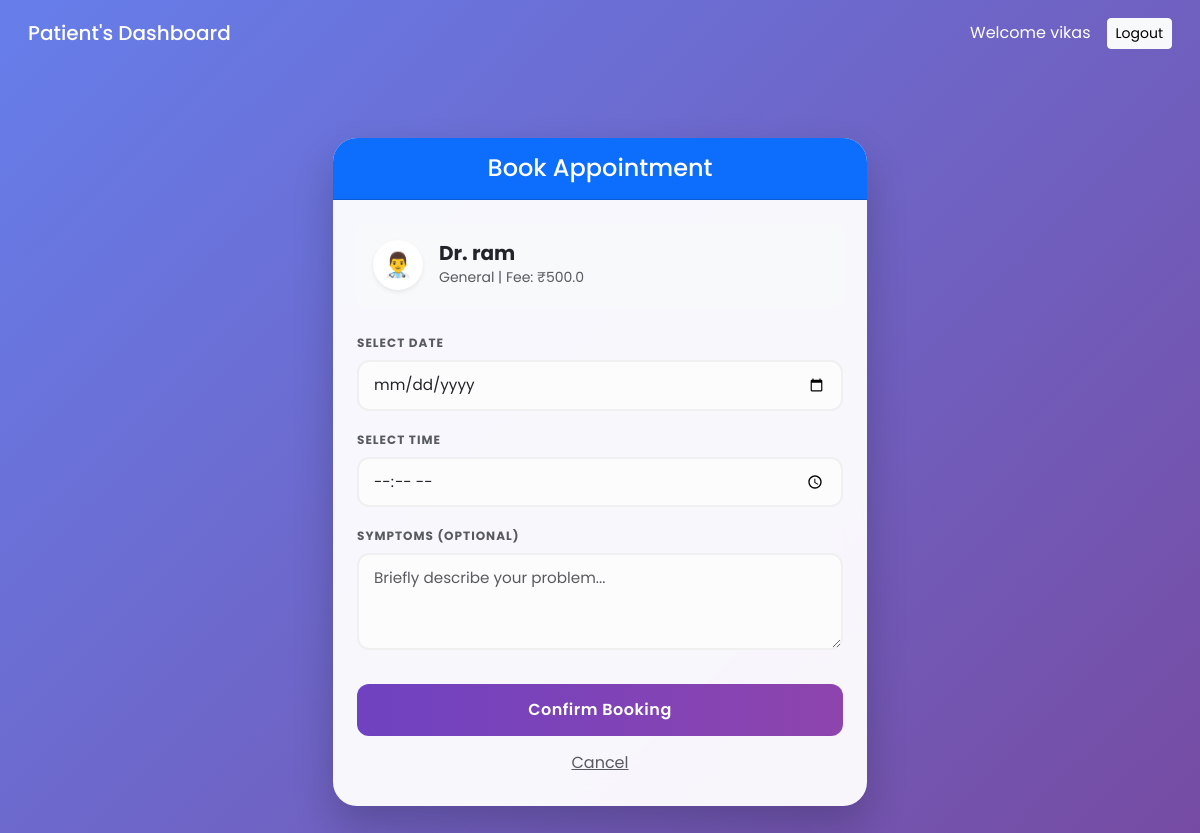
The page /book_page/2 (signed in) on the database its author committed.
### models.py (models this page shows, shortened)
class User(UserMixin, db.Model):
    id = db.Column(db.Integer, primary_key=True)
    username = db.Column(db.String(150), unique=True, nullable=False)
    password = db.Column(db.String(150), nullable=False)
    role = db.Column(db.String(50), nullable=False)  # 'admin', 'doctor', 'patient'
    name = db.Column(db.String(150), nullable=False)
    phone = db.Column(db.String(20))
    email = db.Column(db.String(150))
    is_active_user = db.Column(db.Boolean, default=True) # For Blacklisting
    doctor_profile = db.relationship('DoctorProfile', backref='user', uselist=False)

class DoctorProfile(db.Model):
    id = db.Column(db.Integer, primary_key=True)
    user_id = db.Column(db.Integer, db.ForeignKey('user.id'), nullable=False)
    department = db.Column(db.String(100), nullable=False) # e.g. Cardiology
    license_number = db.Column(db.String(50))
    fee = db.Column(db.Float, default=500.0)

### app.py (the view)
@app.route('/book_page/<int:doc_id>', methods=['GET'])
@login_required
def book_page(doc_id):
    doctor = User.query.get(doc_id)
    return render_template('book_appointment.html', doctor=doctor)

### app.py (called while the page is built)
@login_manager.user_loader
def load_user(user_id):
    return User.query.get(int(user_id))

### templates/book_appointment.html
{% extends "base.html" %}
{% block content %}
<div class="container py-5">
    <div class="row justify-content-center">
        <div class="col-md-6">
            <div class="card glass-card border-0">
                <div class="card-header bg-primary text-white text-center py-3">
                    <h4 class="mb-0">Book Appointment</h4>
                </div>
                <div class="card-body p-4">
                    <div class="d-flex align-items-center mb-4 p-3 bg-light rounded">
                        <div class="bg-white rounded-circle d-flex align-items-center justify-content-center shadow-sm me-3" style="width: 50px; height: 50px; font-size: 24px;">👨‍⚕️</div>
                        <div>
                            <h5 class="fw-bold mb-0">Dr. {{ doctor.name }}</h5>
                            <small class="text-muted">{{ doctor.doctor_profile.department }} | Fee: ₹{{ doctor.doctor_profile.fee }}</small>
                        </div>
                    </div>
                    <form action="{{ url_for('book_appointment', doc_id=doctor.id) }}" method="POST">
                        <div class="mb-3">
                            <label class="form-label fw-bold small text-muted">SELECT DATE</label>
                            <input type="date" name="date" class="form-control" required>
                        </div>
                        <div class="mb-3">
                            <label class="form-label fw-bold small text-muted">SELECT TIME</label>
                            <input type="time" name="time" class="form-control" required>
                        </div>
                        <div class="mb-3">
                            <label class="form-label fw-bold small text-muted">SYMPTOMS (OPTIONAL)</label>
                            <textarea name="symptoms" class="form-control" rows="3" placeholder="Briefly describe your problem..."></textarea>
                        </div>
                        <div class="d-grid mt-4">
                            <button type="submit" class="btn btn-gradient text-white">Confirm Booking</button>
                            <a href="{{ url_for('patient_dashboard') }}" class="btn btn-link text-muted mt-2">Cancel</a>
                        </div>
                    </form>
                </div>
            </div>
        </div>
    </div>
</div>
{% endblock %}

### templates/base.html (shortened to what this page needs)
<!DOCTYPE html>
<html lang="en">
<head>
    <link href="https://cdn.jsdelivr.net/npm/bootstrap@5.3.0/dist/css/bootstrap.min.css" rel="stylesheet">
    <link rel="stylesheet" href="{{ url_for('static', filename='style.css') }}">
</head>
<body class="bg-light">
{% if current_user.is_authenticated %}
    {% set navbar_class = 'bg-primary' %} {% if current_user.role == 'doctor' %} {% set navbar_class = 'bg-success' %} {% elif current_user.role == 'patient' %} {% set navbar_class = 'bg-purple' %} {% endif %}
    <nav class="navbar navbar-dark {{ navbar_class }} p-3 mb-4">
        <div class="container-fluid">
            <span class="navbar-brand mb-0 h1">
                {% if current_user.role == 'admin' %} Admin Dashboard
                {% elif current_user.role == 'doctor' %} Doctor's Dashboard
                {% else %} Patient's Dashboard {% endif %}
            </span>
            <div class="d-flex align-items-center text-white">
                <span class="me-3">Welcome {{ current_user.name }}</span>
                <a href="{{ url_for('logout') }}" class="btn btn-light btn-sm">Logout</a>
            </div>
        </div>
    </nav>
{% endif %}
<div class="container">
    {% block content %}{% endblock %}
</div>
</body>
</html>

### static/style.css (style rules this page uses)
body { font-family: 'Poppins', sans-serif; background: linear-gradient(135deg, #667eea 0%, #764ba2 100%); background-attachment: fixed; min-height: 100vh; margin: 0; }
.glass-card { background: rgba(255, 255, 255, 0.95); backdrop-filter: blur(20px); -webkit-backdrop-filter: blur(20px); border-radius: 24px; border: 1px solid rgba(255, 255, 255, 0.8); box-shadow: 0 20px 40px rgba(0, 0, 0, 0.2); overflow: hidden; }
.form-label { font-size: 0.75rem; letter-spacing: 1px; font-weight: 600; color: #888; margin-bottom: 8px; text-transform: uppercase; }
.form-control, .form-select { border-radius: 12px; border: 2px solid #f0f0f0; padding: 12px 15px; font-size: 0.95rem; background-color: #fcfcfc; transition: all 0.3s ease; }
.btn-gradient { background: linear-gradient(to right, #6f42c1, #8e44ad); color: white; border: none; padding: 14px; border-radius: 12px; font-weight: 600; letter-spacing: 0.5px; width: 100%; margin-top: 10px; transition: transform 0.2s, box-shadow 0.2s; }

### rows shown on the page
User: name "vikas"
User: name "ram"
DoctorProfile: doctor_profile.department "General", doctor_profile.fee "500.0"
